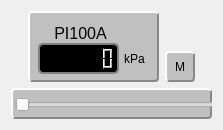
       <widget class="QWidget" name="widgetPI100A" native="true">
        <property name="geometry">
         <rect>
          <x>250</x>
          <y>340</y>
          <width>223</width>
          <height>128</height>
         </rect>
        </property>
        <property name="toolTip">
         <string>Pressão da Bomba de Água</string>
        </property>
        <layout class="QVBoxLayout" name="verticalLayout_15">
         <item>
          <layout class="QHBoxLayout" name="horizontalLayout_13">
           <item>
            <spacer name="horizontalSpacer_11">
             <property name="orientation">
              <enum>Qt::Orientation::Horizontal</enum>
             </property>
             <property name="sizeHint" stdset="0">
              <size>
               <width>40</width>
               <height>20</height>
              </size>
             </property>
            </spacer>
           </item>
           <item>
            <widget class="QWidget" name="widgetCtrlPI100A" native="true">
             <property name="minimumSize">
              <size>
               <width>131</width>
               <height>71</height>
              </size>
             </property>
             <property name="toolTip">
              <string/>
             </property>
             <property name="accessibleDescription">
              <string/>
             </property>
             <property name="autoFillBackground">
              <bool>false</bool>
             </property>
             <property name="styleSheet">
              <string notr="true">#widgetCtrlPI100A{
    background-color: #c0c0c0; /* Uma cor de fundo neutra */
    border-width: 2px;
    border-style: solid;
    border-color: #ffffff #888888 #888888 #ffffff; /* Bordas: cima, direita, baixo, esquerda */
    border-radius: 4px; /* Bordas arredondadas (opcional) */
    padding: 4px; /* Espaçamento interno (opcional) */
}</string>
             </property>
             <widget class="QLabel" name="label_38">
              <property name="geometry">
               <rect>
                <x>17</x>
                <y>10</y>
                <width>71</width>
                <height>22</height>
               </rect>
              </property>
              <property name="sizePolicy">
               <sizepolicy hsizetype="Minimum" vsizetype="Minimum">
                <horstretch>0</horstretch>
                <verstretch>0</verstretch>
               </sizepolicy>
              </property>
              <property name="font">
               <font>
                <pointsize>12</pointsize>
               </font>
              </property>
              <property name="text">
               <string>PI100A</string>
              </property>
              <property name="alignment">
               <set>Qt::AlignmentFlag::AlignBottom|Qt::AlignmentFlag::AlignHCenter</set>
              </property>
             </widget>
             <widget class="QLCDNumber" name="lcdPI100A">
              <property name="geometry">
               <rect>
                <x>10</x>
                <y>32</y>
                <width>81</width>
                <height>31</height>
               </rect>
              </property>
              <property name="sizePolicy">
               <sizepolicy hsizetype="MinimumExpanding" vsizetype="MinimumExpanding">
                <horstretch>0</horstretch>
                <verstretch>0</verstretch>
               </sizepolicy>
              </property>
              <property name="styleSheet">
               <string notr="true">#lcdPI100A {
        color: red;
        background-color: black;
        border: 2px solid gray;
        border-radius: 5px;
    }</string>
              </property>
              <property name="smallDecimalPoint">
               <bool>true</bool>
              </property>
              <property name="digitCount">
               <number>6</number>
              </property>
             </widget>
             <widget class="QLabel" name="label_39">
              <property name="geometry">
               <rect>
                <x>96</x>
                <y>40</y>
                <width>31</width>
                <height>16</height>
               </rect>
              </property>
              <property name="text">
               <string>kPa</string>
              </property>
             </widget>
            </widget>
           </item>
           <item>
            <layout class="QVBoxLayout" name="verticalLayout_16">
             <item>
              <spacer name="verticalSpacer_8">
               <property name="orientation">
                <enum>Qt::Orientation::Vertical</enum>
               </property>
               <property name="sizeHint" stdset="0">
                <size>
                 <width>20</width>
                 <height>40</height>
                </size>
               </property>
              </spacer>
             </item>
             <item>
              <widget class="QPushButton" name="pbAMPI100A">
               <property name="sizePolicy">
                <sizepolicy hsizetype="MinimumExpanding" vsizetype="MinimumExpanding">
                 <horstretch>0</horstretch>
                 <verstretch>0</verstretch>
                </sizepolicy>
               </property>
               <property name="minimumSize">
                <size>
                 <width>30</width>
                 <height>30</height>
                </size>
               </property>
               <property name="styleSheet">
                <string notr="true">#pbAMPI100A {
    background-color: #c0c0c0; /* Uma cor de fundo neutra */
    border-width: 2px;
    border-style: solid;
    border-color: #ffffff #888888 #888888 #ffffff; /* Bordas: cima, direita, baixo, esquerda */
    border-radius: 4px; /* Bordas arredondadas (opcional) */
    padding: 4px; /* Espaçamento interno (opcional) */
}</string>
               </property>
               <property name="text">
                <string>M</string>
               </property>
               <property name="checkable">
                <bool>true</bool>
               </property>
              </widget>
             </item>
            </layout>
           </item>
           <item>
            <spacer name="horizontalSpacer_12">
             <property name="orientation">
              <enum>Qt::Orientation::Horizontal</enum>
             </property>
             <property name="sizeHint" stdset="0">
              <size>
               <width>40</width>
               <height>20</height>
              </size>
             </property>
            </spacer>
           </item>
          </layout>
         </item>
         <item>
          <widget class="QWidget" name="widgetSliderPI100A" native="true">
           <property name="sizePolicy">
            <sizepolicy hsizetype="Minimum" vsizetype="Minimum">
             <horstretch>0</horstretch>
             <verstretch>0</verstretch>
            </sizepolicy>
           </property>
           <property name="minimumSize">
            <size>
             <width>201</width>
             <height>31</height>
            </size>
           </property>
           <property name="toolTip">
            <string/>
           </property>
           <property name="styleSheet">
            <string notr="true">#widgetSliderPI100A {
    background-color: #c0c0c0; /* Uma cor de fundo neutra */
    border-width: 2px;
    border-style: solid;
    border-color: #ffffff #888888 #888888 #ffffff; /* Bordas: cima, direita, baixo, esquerda */
    border-radius: 4px; /* Bordas arredondadas (opcional) */
    padding: 4px; /* Espaçamento interno (opcional) */
}</string>
           </property>
           <widget class="QSlider" name="verticalSliderFI100V_2">
            <property name="geometry">
             <rect>
              <x>4</x>
              <y>7</y>
              <width>201</width>
              <height>20</height>
             </rect>
            </property>
            <property name="toolTip">
             <string/>
            </property>
            <property name="orientation">
             <enum>Qt::Orientation::Horizontal</enum>
            </property>
           </widget>
          </widget>
         </item>
        </layout>
       </widget>
